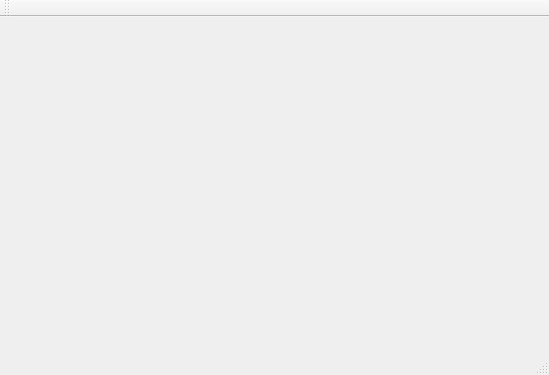
<?xml version="1.0" encoding="UTF-8"?>
<ui version="4.0">
 <class>MainWindow</class>
 <widget class="QMainWindow" name="MainWindow">
  <property name="geometry">
   <rect>
    <x>0</x>
    <y>0</y>
    <width>549</width>
    <height>375</height>
   </rect>
  </property>
  <property name="windowTitle">
   <string>MainWindow</string>
  </property>
  <widget class="QWidget" name="centralWidget"/>
  <widget class="QMenuBar" name="menuBar">
   <property name="geometry">
    <rect>
     <x>0</x>
     <y>0</y>
     <width>549</width>
     <height>21</height>
    </rect>
   </property>
  </widget>
  <widget class="QToolBar" name="mainToolBar">
   <attribute name="toolBarArea">
    <enum>TopToolBarArea</enum>
   </attribute>
   <attribute name="toolBarBreak">
    <bool>false</bool>
   </attribute>
  </widget>
  <widget class="QStatusBar" name="statusBar"/>
 </widget>
 <layoutdefault spacing="6" margin="11"/>
 <resources/>
 <connections/>
</ui>
